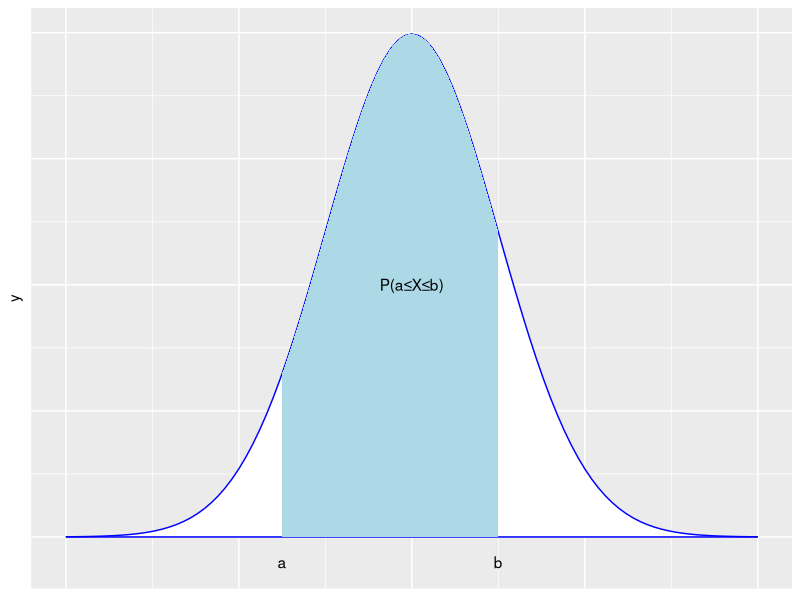
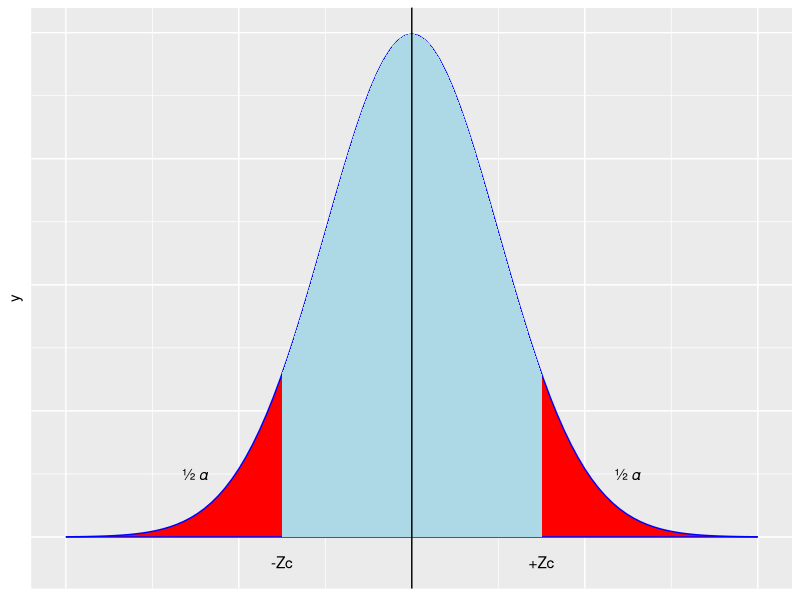
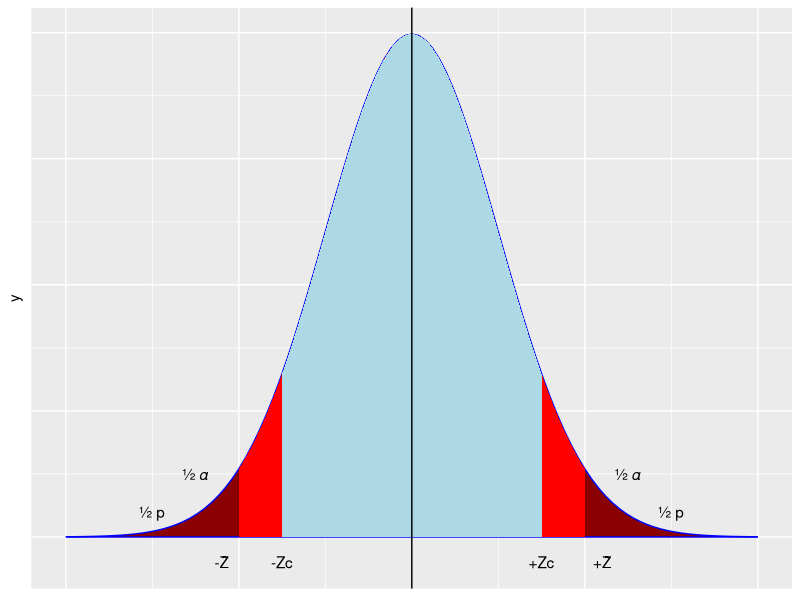

Source code (R) for these figures, in order:
## ---- chunk 1
knitr::opts_chunk$set(echo = F, warning=F)

library('ggplot2')
library("dplyr")
library("tidyr");
library("tidyverse")
## ---- chunk 2
ggplot(data.frame(x = c(-2, 2)), aes(x)) +
  theme(axis.title.x=element_blank(),
        axis.text.y=element_blank(),
        axis.text.x=element_blank(),
        axis.ticks.y=element_blank(),
        axis.ticks.x=element_blank()) +
  stat_function(fun = dnorm, geom='area', xlim = c(-4,4), 
                color='blue',
                fill='white') + 
  stat_function(fun = dnorm, 
                xlim = c(-1.5,1.0),
                fill='lightblue',
                geom = "area") +
  annotate('text', x=-1.5, y=-0.02, label='a') +
  annotate('text', x=+1.0, y=-0.02, label='b') +
  annotate('text', x=+0.0, y=+0.20, label='P(a≤X≤b)')
## ---- chunk 3
ggplot(data.frame(x = c(-2, 2)), aes(x)) +
  theme(axis.title.x=element_blank(),
        axis.text.y=element_blank(),
        axis.text.x=element_blank(),
        axis.ticks.y=element_blank(),
        axis.ticks.x=element_blank()) +
  stat_function(fun = dnorm, geom='area', xlim = c(-4,4), 
                color='blue',
                fill='red') + 
  stat_function(fun = dnorm, 
                xlim = c(-1.5,1.5),
                fill='lightblue',
                geom = "area") +
  annotate('text', x=-1.5, y=-0.02, label='-Zc') +
  annotate('text', x=+1.5, y=-0.02, label='+Zc') +
  annotate('text', x=+2.5, y=+0.05, label='½ 𝛼') +
  annotate('text', x=-2.5, y=+0.05, label='½ 𝛼') +
  geom_vline(aes(xintercept = 0))
## ---- chunk 4
ggplot(data.frame(x = c(-2, 2)), aes(x)) +
  theme(axis.title.x=element_blank(),
        axis.text.y=element_blank(),
        axis.text.x=element_blank(),
        axis.ticks.y=element_blank(),
        axis.ticks.x=element_blank()) +
  stat_function(fun = dnorm, geom='area', xlim = c(-4,4), 
                color='blue',
                fill='darkred') + 
  stat_function(fun = dnorm, 
                xlim = c(-2,2),
                fill='red',
                geom = "area") +
  stat_function(fun = dnorm, 
                xlim = c(-1.5,1.5),
                fill='lightblue',
                geom = "area") +
  ##
  ##
  annotate('text', x=-3, y=0.02, label='½ p') +
  annotate('text', x=+3, y=0.02, label='½ p') +
  annotate('text', x=+2.5, y=+0.05, label='½ 𝛼') +
  annotate('text', x=-2.5, y=+0.05, label='½ 𝛼') +
  ##
  annotate('text', x=-1.5, y=-0.02, label='-Zc') +
  annotate('text', x=+1.5, y=-0.02, label='+Zc') +
  annotate('text', x=-2.2, y=-0.02, label='-Ẑ') +
  annotate('text', x=+2.2, y=-0.02, label='+Ẑ') +
  geom_vline(aes(xintercept = 0))
